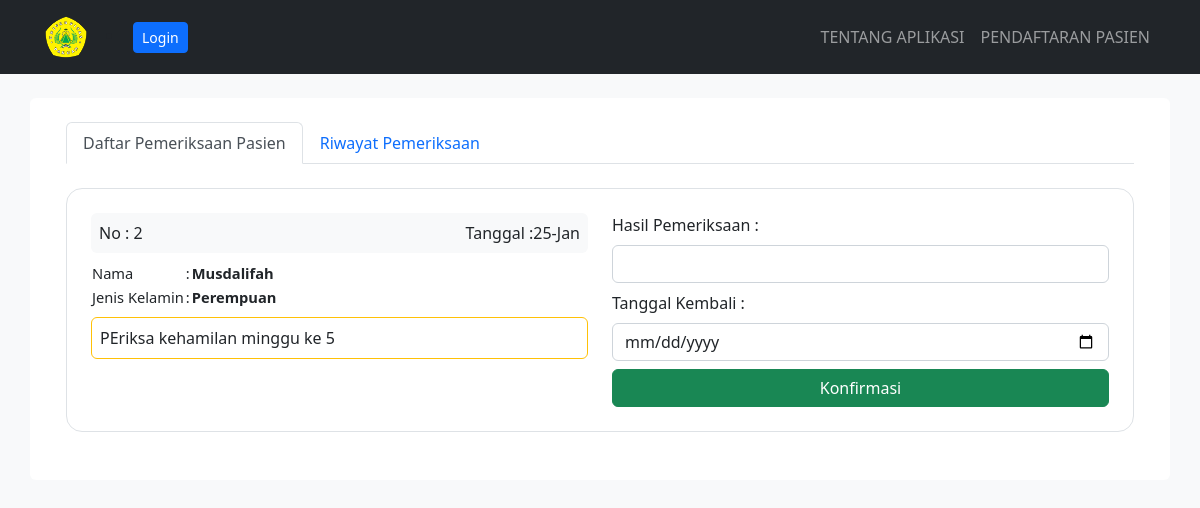
/bidan/, run on an earlier commit of the app's database.
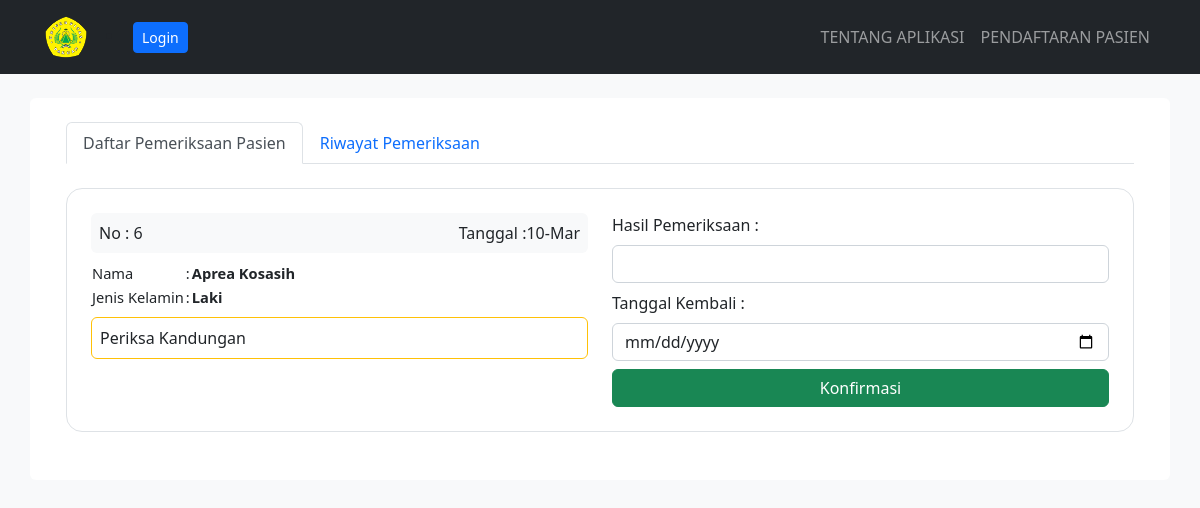
And on a later commit of the database.
### bidan/models.py (models this page shows)
class Pendaftaran(models.Model):
    name = models.CharField(max_length=50)
    email = models.CharField(max_length=100)
    nomortelepon = models.CharField(max_length=15)
    jeniskelamin = models.CharField(max_length=15)
    message = models.TextField(blank=True)
    tanggal_daftar = models.DateField(auto_now_add=True)
    daftar_konfirmasi = models.BooleanField(default=False)
    periksa_konfirmasi = models.BooleanField(default=False)
    tanggal_konfirmasi = models.DateField(
        auto_now_add=False, null=True, blank=True)
    def __str__(self):
        return self.name
    class Meta:
        ordering = ["tanggal_konfirmasi", ]

### bidan/views.py (the view, shortened to what this page needs)
# urls.py: path('bidan/', BidanTemplateView.as_view(), name='bidan'),
class BidanTemplateView(TemplateView):
    template_name = 'bidan.html'
    login_required = True
    def get_context_data(self, *args, **kwargs):
        context = super().get_context_data(*args, **kwargs)
        pendaftaran = Pendaftaran.objects.all()
        riwayat = RekamMedik.objects.all()
        context.update({
            "pendaftaran": pendaftaran,
            "riwayat": riwayat
        })
        return context

### templates/bidan.html (shortened to what this page needs)
{% extends 'base.html' %}  {% block content %}
<div class="container">
  <div class="row my-4 rounded bg-body p-4">
    <nav>
      <div class="nav nav-tabs" id="nav-tab" role="tablist">
        <button
          class="nav-link active"
          id="nav-home-tab"
          data-bs-toggle="tab"
          data-bs-target="#nav-home"
          type="button"
          role="tab"
          aria-controls="nav-home"
          aria-selected="true"
        >
          Daftar Pemeriksaan Pasien
        </button>
        <button
          class="nav-link"
          id="nav-profile-tab"
          data-bs-toggle="tab"
          data-bs-target="#nav-profile"
          type="button"
          role="tab"
          aria-controls="nav-profile"
          aria-selected="false"
        >
          Riwayat Pemeriksaan
        </button>
      </div>
    </nav>
    <div class="tab-content" id="nav-tabContent">
      <div
        class="tab-pane fade show active"
        id="nav-home"
        role="tabpanel"
        aria-labelledby="nav-home-tab"
        tabindex="0"
      >
        {% for data in pendaftaran %}
        <div class="col-12 my-4">
          {% if data.daftar_konfirmasi == False %} {% else %}
          <div>
            {% if data.periksa_konfirmasi == False %}
            <div class="p-4 rounded-4 bg-body border mb-4">
              <div class="row">
                <div class="col-6">
                  <div
                    class="p-2 bg-light rounded text-dark d-flex justify-content-between"
                  >
                    <span>No : {{data.id}}</span
                    ><span
                      >Tanggal
                      :{{data.tanggal_konfirmasi|date:"d"}}-{{data.tanggal_konfirmasi|date:"M"}}</span
                    >
                  </div>
                  <table style="font-size: 11pt" class="my-2">
                    <tr>
                      <td>Nama</td>
                      <td>:</td>
                      <td class="fw-semibold">{{data.name}}</td>
                    </tr>
                    <tr>
                      <td>Jenis Kelamin</td>
                      <td>:</td>
                      <td class="fw-semibold">{{data.jeniskelamin}}</td>
                    </tr>
                  </table>
                  <div class="p-2 rounded bg-body border border-warning mb-2">
                    <span>{{data.message}}</span>
                  </div>
                </div>
                <div class="col-6">
                  <form method="POST" action="{% url 'bidan' %}">
                    <label>Hasil Pemeriksaan :</label>
                    <input
                      class="form-control my-2"
                      type="text"
                      name="hasil"
                      required
                    />
                    <label>Tanggal Kembali :</label>
                    <input
                      class="form-control my-2"
                      type="date"
                      name="date"
                      required
                    />
                    <input
                      class="btn btn-success w-100"
                      type="submit"
                      value="Konfirmasi"
                    />
                  </form>
                </div>
              </div>
            </div>
            {% endif %}
          </div>
          {% endif %}
        </div>
        {% endfor %}
      </div>
    </div>
  </div>
</div>
{% endblock content %}

What changed in the data, as far as the page shows it:
no longer on this page (row edited): Pendaftaran: id "2", tanggal_konfirmasi "25", tanggal_konfirmasi "Jan", name "Musdalifah", jeniskelamin "Perempuan", message "PEriksa kehamilan minggu ke 5"
added Pendaftaran: id "6", tanggal_konfirmasi "10", tanggal_konfirmasi "Mar", name "Aprea Kosasih", jeniskelamin "Laki", message "Periksa Kandungan"
